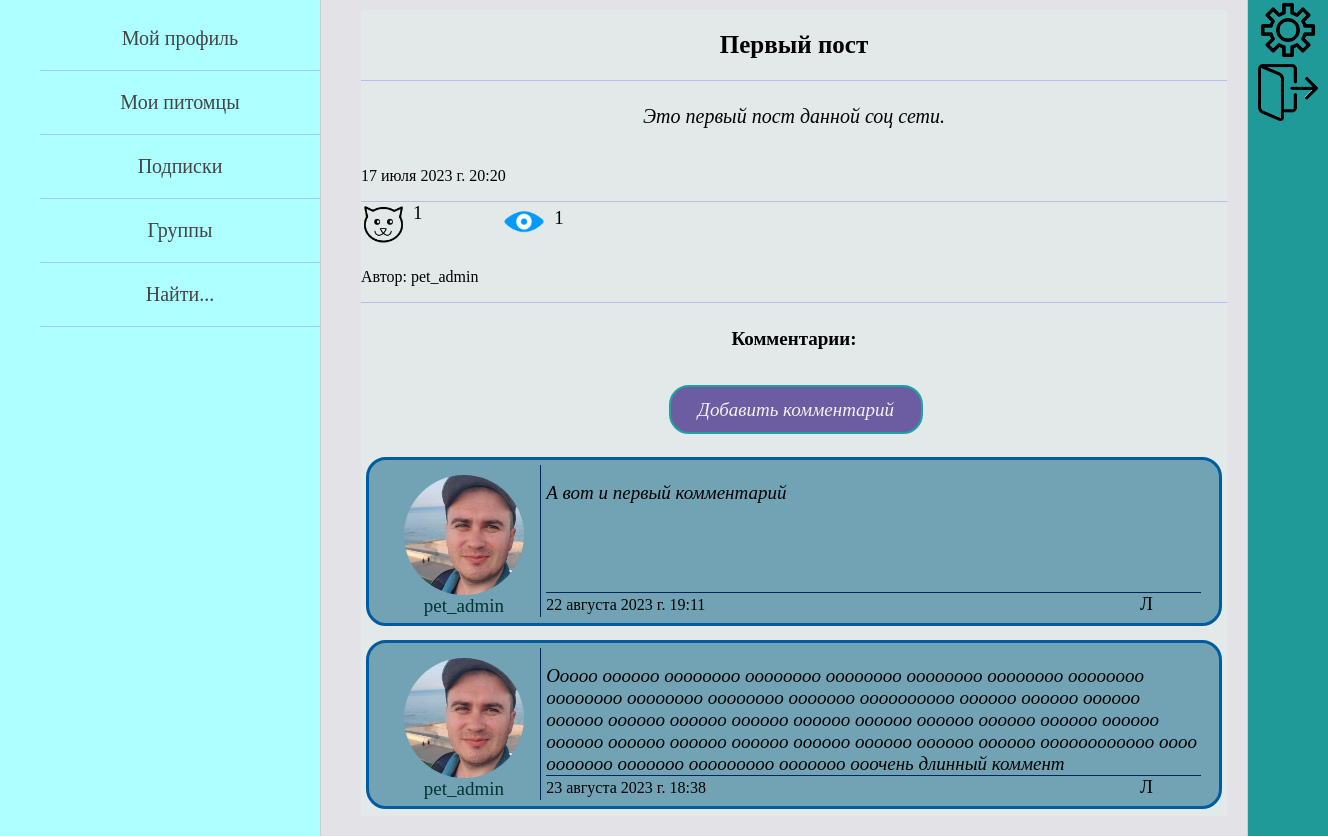
Page /posts/1/ (signed in) on the earlier database version.
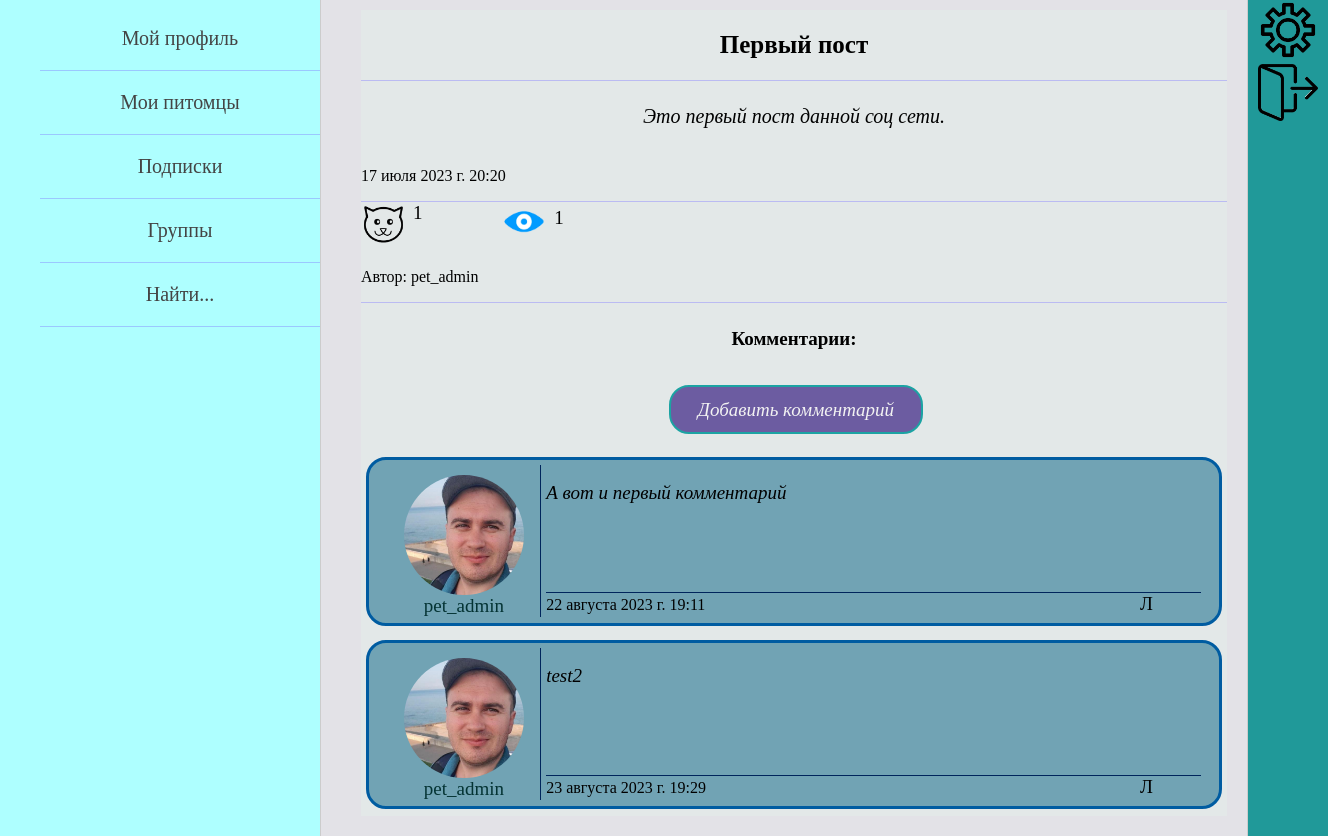
Same page on the later database version.
### pet_owners/models.py (models this page shows, shortened)
class PostComment(models.Model):
    author = models.ForeignKey(settings.AUTH_USER_MODEL, related_name='comments',
                               on_delete=models.CASCADE, verbose_name='автор поста', null=True)
    comment = models.TextField(max_length=550, verbose_name='комментарий')
    date_create = models.DateTimeField(auto_now_add=True, verbose_name='дата')
    post = models.ForeignKey(OwnerPost, on_delete=models.CASCADE, related_name='comments', verbose_name='пост')
    likes = models.ManyToManyField(settings.AUTH_USER_MODEL, related_name='comments_likes', verbose_name='лайки')

class Owner(AbstractUser):
    date_of_birth = models.DateField(blank=True, verbose_name='дата рождения пользователя', null=True)
    avatar = models.ImageField(upload_to="owners_photos/%Y/%m/%d/", blank=True,
                               verbose_name='фото пользователя', null=True)
    about_myself = models.TextField(max_length=520, blank=True, verbose_name='о себе', null=True)
    instagram = models.URLField(blank=True, verbose_name='инстаграм', null=True)
    vkontakte = models.URLField(blank=True, verbose_name='вконтакте', null=True)
    youtube = models.URLField(blank=True, verbose_name='ютуб', null=True)
    full_name_is_hidden = models.BooleanField(default=True)
    date_of_birth_is_hidden = models.BooleanField(default=True)
    def get_absolute_url(self):
        return reverse('profile_home', kwargs={'id': self.pk})

### posts/views.py (the view)
# urls.py: path('<int:post_id>/', ShowPost.as_view(), name='post'),
class ShowPost(DataMixin, DetailView):
    model = OwnerPost
    template_name = 'posts/post_page.html'
    context_object_name = 'post'
    pk_url_kwarg = 'post_id'
    def get_context_data(self, *, object_list=None, **kwargs):
        context = super().get_context_data(**kwargs)
        post = self.model.objects.get(pk=self.kwargs['post_id'])
        owner = Owner.objects.get(pk=post.autor.pk)
        context['title'] = post.title
        context.update(self.get_left_menu())
        context['data_for_post'] = self.get_data_for_post([post], all_images=True)
        self.add_one_view_for_post(post, owner)
        context['name_page_for_likes'] = 'post_detail'
        context['comments'] = PostComment.objects.filter(post=post)
        return context

### pet_owners/templatetags/pet_owners_tags.py (called while the page is built)
@register.simple_tag
def get_data_for_post(post_title, post_data):
    return post_data[post_title]

@register.inclusion_tag('pet_owners/likes_and_views_for_posts.html')
def show_likes_and_views(post, post_data, name_page_for_likes):
    return {"post": post, "post_data": post_data,
            "name_page_for_likes": name_page_for_likes}

### pet_owners/utils.py (called while the page is built)
    def get_left_menu(self):
        context = {}
        if self.request.user.is_authenticated:
            context['left_menu'] = [
                {'title': "Мой профиль", 'url_name': ['profile_home', self.request.user.id]},
                {'title': "Мои питомцы", 'url_name': ['all_animals_page']},
                {'title': "Подписки", 'url_name': ['owner_subscriptions', self.request.user.id]},
                {'title': "Группы", 'url_name': ['profile_home', self.request.user.id]},
                {'title': "Найти...", 'url_name': ['profile_home', self.request.user.id]}
            ]
        else:
            context['left_menu'] = [
                {'title': "Регистрация", 'url_name': 'register'},
                {'title': "Войти", 'url_name': 'login'},
            ]
        return context

### posts/templates/posts/post_page.html (shortened to what this page needs)
{% extends 'pet_owners/base.html' %}
{% load pet_owners_tags %}
{% block content %}
{% get_data_for_post post.title data_for_post as post_data %}
<table border=0 cellpadding="0" cellspacing="0" class="post_table">
<tr class="post_title_detail">
    <td>{{post.title}}</td>
<tr class="post_text_detail">
    <td>{{post.text_of_post}}</td>
<tr class="post_datetime_detail">
    <td>{{post.date_create}}</td>
<tr class="likes_views_post_detail">
    <td>
        {% show_likes_and_views post post_data name_page_for_likes %}
    </td>
<tr class="post_autor_detail">
    <td>Автор: {{post.autor}}</td>
</table>
<div class="comments_title"><h4>Комментарии:</h4></div>
<div class="create_comment_zone">
    <div class="create_comment_button">
        <a href="{% url 'add_comment' post.pk %}">Добавить комментарий</a>
    </div>
</div>
<div class="all_comments">
    {% for comm in comments %}
        <div class="some_comment">
            <div class="author_info">
                <a href="{{ comm.author.get_absolute_url }}">
                    <div class="author_avatar">
                        <img src="{{comm.author.avatar.url}}" height=120>
                    </div>
                    <div>{{comm.author.username}}</div>
                </a>
            </div>
            <div class="comment_info">
                <div class="edit_delete_buttons_comm">
                </div>
                <div class="comment_text">
                    {{comm.comment}}
                </div>
                <div class="comment_extra_data">
                    <div class="date_of_comment">
                        {{comm.date_create}}
                    </div>
                    <div class="likes_of_comment">
                        Л
                    </div>
                </div>
            </div>
        </div>
    {% endfor %}
</div>
{% endblock %}

Differences in the rows shown:
removed PostComment: author.avatar (picture), author.username "pet_admin", comment "Ооооо оооооо оооооооо оооооооо оооооооо оооооооо оооооооо оооооооо оооооооо оооооооо оооооооо ооооооо оооооооооо оооооо оооооо оооооо оооооо оооооо оооооо оооооо оооооо оооооо оооооо оооооо оооооо оооооо оооооо оооооо оооооо оооооо оооооо оооооо оооооо оооооо оооооооооооо оооо ооооооо ооооооо ооооооооо ооооооо ооочень длинный коммент", date_create "23 августа 2023 г. 18:38"
added PostComment: author.avatar (picture), author.username "pet_admin", comment "test2", date_create "23 августа 2023 г. 19:29"
